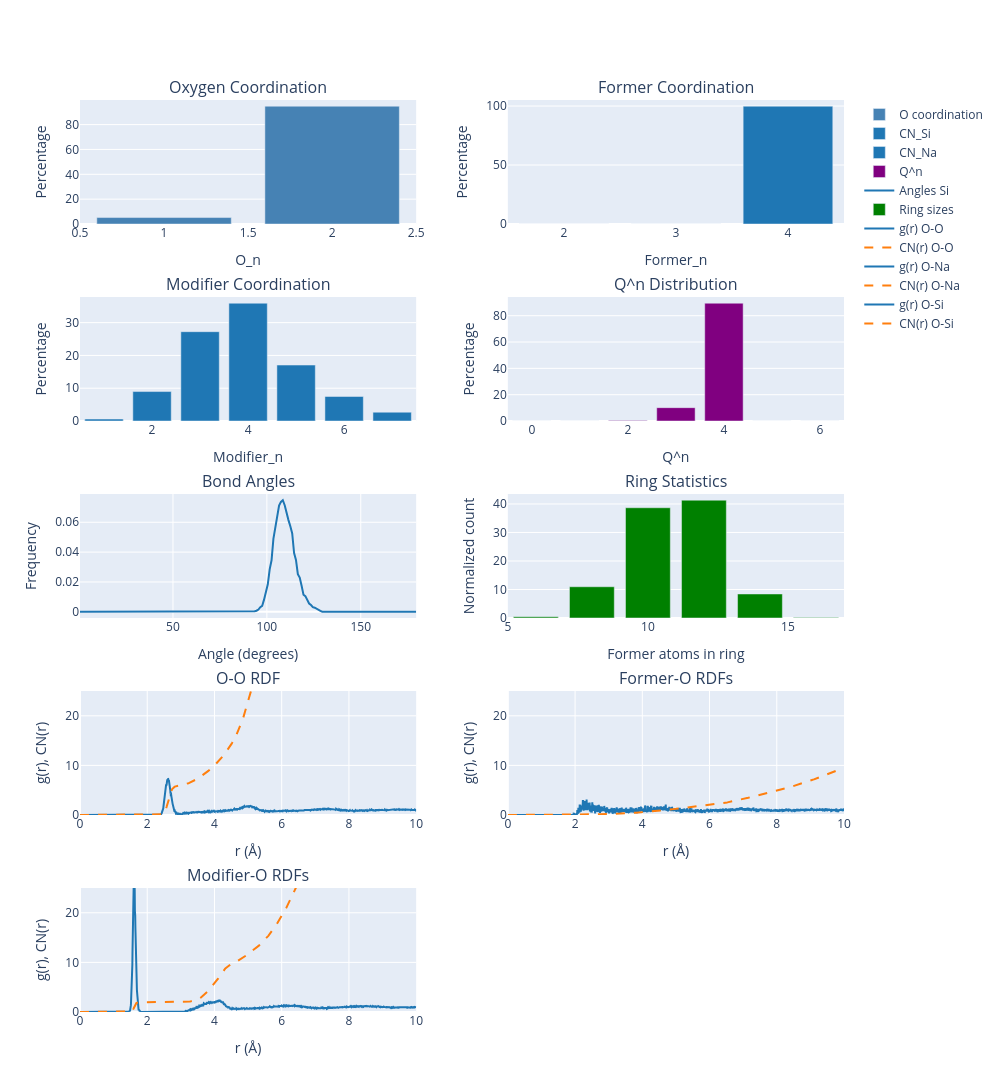

Notebook code for this chart:
### Markdown cell above
# Full structure analysis workflow execution and plotting

The cell below serves as a show case for running the full structural analysis workflow:

### Code cell
with SingleNodeExecutor() as exe:
    results_analysis = exe.submit(analyze_structure, atoms=atoms).result()

fig = plot_analysis_results_plotly(results_analysis)
fig.show()

### Figure 1 — Plotly figure (JSON) as saved in the notebook; plotly's stock layout.template omitted (floating-point values rounded to 4 significant figures; data arrays with more than 128 entries replaced by an {"elided": "..."} marker saying what was removed)
{"data": [{"marker": {"color": "steelblue"}, "name": "O coordination", "showlegend": true, "type": "bar", "x": [1, 2], "xaxis": "x", "y": [5.205, 94.8], "yaxis": "y"}, {"marker": {"color": "#1f77b4"}, "name": "CN_Si", "offsetgroup": "0", "showlegend": true, "type": "bar", "x": [2, 3, 4], "xaxis": "x2", "y": [0.03152, 0.09455, 99.87], "yaxis": "y2"}, {"marker": {"color": "#1f77b4"}, "name": "CN_Na", "offsetgroup": "0", "showlegend": true, "type": "bar", "x": [1, 2, 3, 4, 5, 6, 7], "xaxis": "x3", "y": [0.5988, 8.982, 27.25, 35.93, 17.07, 7.485, 2.695], "yaxis": "y3"}, {"marker": {"color": "purple"}, "name": "Q^n", "showlegend": true, "type": "bar", "x": [0, 1, 2, 3, 4, 5, 6], "xaxis": "x4", "y": [0, 0, 0.3467, 10.15, 89.51, 0, 0], "yaxis": "y4"}, {"line": {"color": "#1f77b4", "width": 2}, "mode": "lines", "name": "Angles Si", "showlegend": true, "type": "scatter", "x": {"elided": "180 float values"}, "xaxis": "x5", "y": {"elided": "180 float values"}, "yaxis": "y5"}, {"marker": {"color": "green"}, "name": "Ring sizes", "showlegend": true, "type": "bar", "x": [6, 8, 10, 12, 14, 16], "xaxis": "x6", "y": [0.4324, 10.96, 38.67, 41.32, 8.431, 0.1853], "yaxis": "y6"}, {"line": {"color": "#1f77b4", "width": 2}, "mode": "lines", "name": "g(r) O-O", "showlegend": true, "type": "scatter", "x": {"elided": "2000 float values"}, "xaxis": "x7", "y": {"elided": "2000 float values"}, "yaxis": "y7"}, {"line": {"color": "#ff7f0e", "dash": "dash", "width": 2}, "mode": "lines", "name": "CN(r) O-O", "showlegend": true, "type": "scatter", "x": {"elided": "2000 float values"}, "xaxis": "x7", "y": {"elided": "2000 float values"}, "yaxis": "y7"}, {"line": {"color": "#1f77b4", "width": 2}, "mode": "lines", "name": "g(r) O-Na", "showlegend": true, "type": "scatter", "x": {"elided": "2000 float values"}, "xaxis": "x8", "y": {"elided": "2000 float values"}, "yaxis": "y8"}, {"line": {"color": "#ff7f0e", "dash": "dash", "width": 2}, "mode": "lines", "name": "CN(r) O-Na", "showlegend": true, "type": "scatter", "x": {"elided": "2000 float values"}, "xaxis": "x8", "y": {"elided": "2000 float values"}, "yaxis": "y8"}, {"line": {"color": "#1f77b4", "width": 2}, "mode": "lines", "name": "g(r) O-Si", "showlegend": true, "type": "scatter", "x": {"elided": "2000 float values"}, "xaxis": "x9", "y": {"elided": "2000 float values"}, "yaxis": "y9"}, {"line": {"color": "#ff7f0e", "dash": "dash", "width": 2}, "mode": "lines", "name": "CN(r) O-Si", "showlegend": true, "type": "scatter", "x": {"elided": "2000 float values"}, "xaxis": "x9", "y": {"elided": "2000 float values"}, "yaxis": "y9"}], "layout": {"annotations": [{"font": {"size": 16}, "showarrow": false, "text": "Oxygen Coordination", "x": 0.22, "xanchor": "center", "xref": "paper", "y": 1.0, "yanchor": "bottom", "yref": "paper"}, {"font": {"size": 16}, "showarrow": false, "text": "Former Coordination", "x": 0.78, "xanchor": "center", "xref": "paper", "y": 1.0, "yanchor": "bottom", "yref": "paper"}, {"font": {"size": 16}, "showarrow": false, "text": "Modifier Coordination", "x": 0.22, "xanchor": "center", "xref": "paper", "y": 0.784, "yanchor": "bottom", "yref": "paper"}, {"font": {"size": 16}, "showarrow": false, "text": "Q^n Distribution", "x": 0.78, "xanchor": "center", "xref": "paper", "y": 0.784, "yanchor": "bottom", "yref": "paper"}, {"font": {"size": 16}, "showarrow": false, "text": "Bond Angles", "x": 0.22, "xanchor": "center", "xref": "paper", "y": 0.568, "yanchor": "bottom", "yref": "paper"}, {"font": {"size": 16}, "showarrow": false, "text": "Ring Statistics", "x": 0.78, "xanchor": "center", "xref": "paper", "y": 0.568, "yanchor": "bottom", "yref": "paper"}, {"font": {"size": 16}, "showarrow": false, "text": "O-O RDF", "x": 0.22, "xanchor": "center", "xref": "paper", "y": 0.352, "yanchor": "bottom", "yref": "paper"}, {"font": {"size": 16}, "showarrow": false, "text": "Former-O RDFs", "x": 0.78, "xanchor": "center", "xref": "paper", "y": 0.352, "yanchor": "bottom", "yref": "paper"}, {"font": {"size": 16}, "showarrow": false, "text": "Modifier-O RDFs", "x": 0.22, "xanchor": "center", "xref": "paper", "y": 0.136, "yanchor": "bottom", "yref": "paper"}], "height": 1500, "legend": {"orientation": "v", "x": 1.02, "xanchor": "left", "y": 1, "yanchor": "top"}, "showlegend": true, "width": 1000, "xaxis": {"anchor": "y", "domain": [0, 0.44], "title": {"text": "O_n"}}, "xaxis2": {"anchor": "y2", "domain": [0.56, 1], "title": {"text": "Former_n"}}, "xaxis3": {"anchor": "y3", "domain": [0, 0.44], "title": {"text": "Modifier_n"}}, "xaxis4": {"anchor": "y4", "domain": [0.56, 1], "title": {"text": "Q^n"}}, "xaxis5": {"anchor": "y5", "domain": [0, 0.44], "title": {"text": "Angle (degrees)"}}, "xaxis6": {"anchor": "y6", "domain": [0.56, 1], "title": {"text": "Former atoms in ring"}}, "xaxis7": {"anchor": "y7", "domain": [0, 0.44], "range": [0, 10], "title": {"text": "r (Å)"}}, "xaxis8": {"anchor": "y8", "domain": [0.56, 1], "range": [0, 10], "title": {"text": "r (Å)"}}, "xaxis9": {"anchor": "y9", "domain": [0, 0.44], "range": [0, 10], "title": {"text": "r (Å)"}}, "yaxis": {"anchor": "x", "domain": [0.864, 1.0], "title": {"text": "Percentage"}}, "yaxis2": {"anchor": "x2", "domain": [0.864, 1.0], "title": {"text": "Percentage"}}, "yaxis3": {"anchor": "x3", "domain": [0.648, 0.784], "title": {"text": "Percentage"}}, "yaxis4": {"anchor": "x4", "domain": [0.648, 0.784], "title": {"text": "Percentage"}}, "yaxis5": {"anchor": "x5", "domain": [0.432, 0.568], "title": {"text": "Frequency"}}, "yaxis6": {"anchor": "x6", "domain": [0.432, 0.568], "title": {"text": "Normalized count"}}, "yaxis7": {"anchor": "x7", "domain": [0.216, 0.352], "range": [0, 25], "title": {"text": "g(r), CN(r)"}}, "yaxis8": {"anchor": "x8", "domain": [0.216, 0.352], "range": [0, 25], "title": {"text": "g(r), CN(r)"}}, "yaxis9": {"anchor": "x9", "domain": [0, 0.136], "range": [0, 25], "title": {"text": "g(r), CN(r)"}}}}
